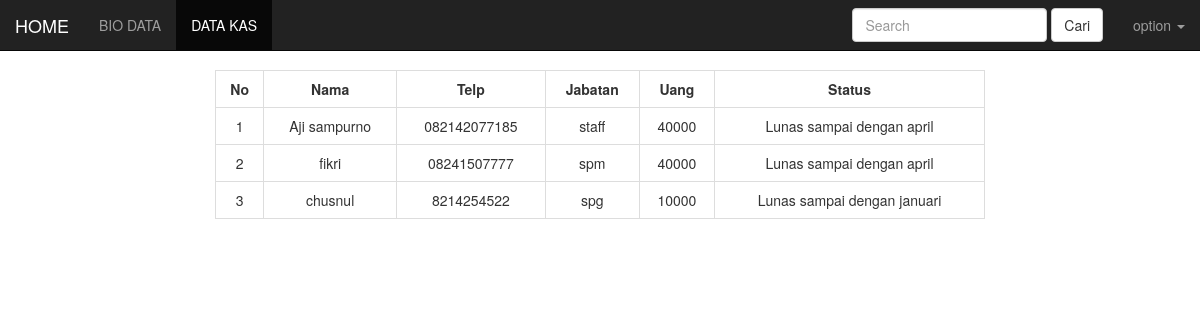
/datakas.php (signed in), run on the app's committed database.
### tables this page shows
CREATE TABLE `data_karyawan` (
  `id` int(200) NOT NULL,
  `nama` varchar(200) NOT NULL,
  `telp` varchar(200) NOT NULL,
  `jabatan` varchar(200) NOT NULL,
  `status` varchar(200) NOT NULL,
  `gambar` varchar(200) NOT NULL,
  `uang` varchar(200) NOT NULL
);

### function.php (called while the page is built, shortened)
<?php
	$konek = mysqli_connect("localhost","root","","karyawan");
	function query($query){
		global $konek;
		$hasil = mysqli_query($konek,$query);
		while ($row = mysqli_fetch_assoc($hasil)) {
			$rows[] = $row;
		}
		return $rows;
	}
 ?>

### datakas.php (the view, shortened to what this page needs)
<?php
  require 'function.php';
  $karyawan = query("SELECT * FROM data_karyawan");
 ?>
<!doctype html>
<html lang="en">
  <head>
    <link rel="stylesheet" type="text/css" href="style.css">
    <link rel="stylesheet" href="https://stackpath.bootstrapcdn.com/bootstrap/3.4.1/css/bootstrap.min.css">
  </head>
  <body>
    <nav class="navbar navbar-inverse navbar-fixed-top">
      <div class="container-fluid">
        <div class="navbar-header">
          <a class="navbar-brand" href="index.php">HOME</a>
        </div>
        <div class="collapse navbar-collapse" id="bs-example-navbar-collapse-1">
          <ul class="nav navbar-nav">
            <li>
              <a href="biodata.php">BIO DATA</a>
            </li>
            <li class="active">
              <a href="datakas.php">DATA KAS<span class="sr-only">(current)</span></a>
            </li>
          </ul>
          <ul class="nav navbar-nav navbar-right">
            <li class="dropdown">
              <a href="#" class="dropdown-toggle" data-toggle="dropdown" role="button" aria-haspopup="true" aria-expanded="false">option <span class="caret"></span></a>
            </li>
          </ul>
          <form class="navbar-form navbar-right" action="" method="post">
            <div class="form-group">
              <input name="keyword" autocomplete="off" autofocus="" type="text" class="form-control" placeholder="Search">
            </div>
              <button name="cari" type="submit" class="btn btn-default">Cari</button>
          </form>
        </div>
      </div>
    </nav>
    <h1>=</h1>
  <div class="container-fluid">
    <div class="row">
      <div class="col-sm-8 col-sm-offset-2">
        <table class="table table-bordered" width="50%" >
          <tr>
            <th class="text-center">No</th>
            <th class="text-center">Nama</th>
            <th class="text-center">Telp</th>
            <th class="text-center">Jabatan</th>
            <th class="text-center">Uang</th>
            <th class="text-center">Status</th>
          </tr>
       <?php $id = 1; ?>
        <?php
          foreach ($karyawan as $baris)
         : ?>
            <tr>
              <td class="text-center"><?php echo $id;?></td>
              <td><?php echo $baris["nama"]; ?></td>
              <td class="text-center"><?php echo $baris["telp"]; ?></td>
              <td class="text-center"><?php echo $baris["jabatan"]; ?></td>
              <td class="text-center"><?php echo $baris["uang"]; ?></td>
              <td class="text-center"><?php echo $baris["status"]; ?></td>
            </tr>
          <?php $id =$id+1; ?>
        <?php endforeach; ?>
      </table>
      </div>
    </div>
  </div>
  </body>
</html>

### css/style.css (style rules this page uses)
body { text-align: center; }
body { background: #2AB0B9; font-family: "Roboto", sans-serif; -webkit-font-smoothing: antialiased; -moz-osx-font-smoothing: grayscale; }

### data on the page
data_karyawan: nama "Aji sampurno", telp "082142077185", jabatan "staff", uang "40000", status "Lunas sampai dengan april"
data_karyawan: nama "fikri", telp "08241507777", jabatan "spm", uang "40000", status "Lunas sampai dengan april"
data_karyawan: nama "chusnul", telp "8214254522", jabatan "spg", uang "10000", status "Lunas sampai dengan januari"
